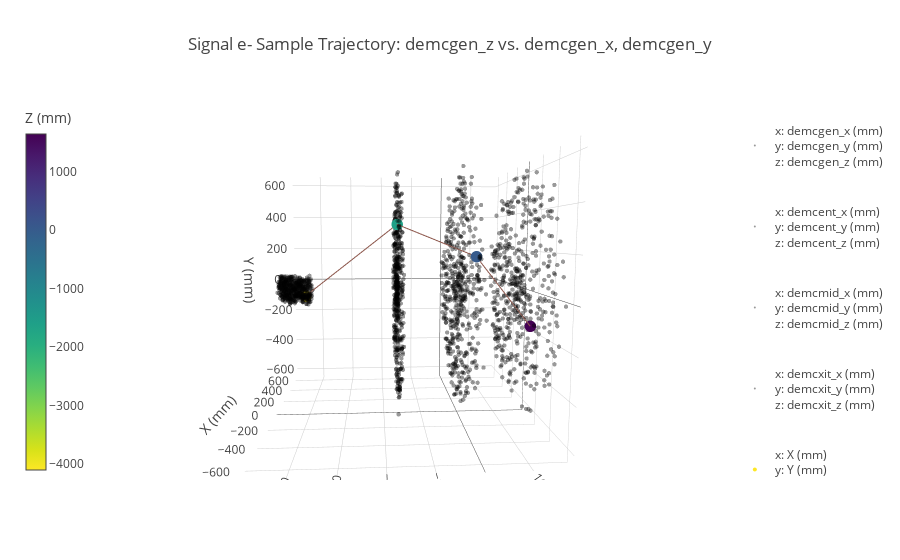

The cell this chart's notebook holds for it:
### Code cell
gen_electron_plot(inline=True);

### Figure 1 — Plotly figure (JSON) as saved in the notebook; plotly's stock layout.template omitted (floating-point values rounded to 4 significant figures; data arrays with more than 128 entries replaced by an {"elided": "..."} marker saying what was removed)
{"data": [{"marker": {"cauto": false, "cmax": -10000, "cmin": -10000, "color": {"elided": "500 float values"}, "colorbar": {"thickness": 20, "title": "demcgen_z (mm)", "x": 0, "y": 0.5}, "colorscale": "Greys", "opacity": 0.4, "reversescale": true, "showscale": false, "size": 1.5}, "mode": "markers", "name": "<br>x: demcgen_x (mm)<br>y: demcgen_y (mm)<br>z: demcgen_z (mm)<br>", "type": "scatter3d", "uid": "dfdd75c3-7f5e-4107-9184-b9aded35df30", "x": {"elided": "500 float values"}, "y": {"elided": "500 float values"}, "z": {"elided": "500 float values"}}, {"marker": {"cauto": false, "cmax": -10000, "cmin": -10000, "color": {"elided": "500 float values"}, "colorbar": {"thickness": 20, "title": "demcent_z (mm)", "x": 0, "y": 0.5}, "colorscale": "Greys", "opacity": 0.4, "reversescale": true, "showscale": false, "size": 1.5}, "mode": "markers", "name": "<br>x: demcent_x (mm)<br>y: demcent_y (mm)<br>z: demcent_z (mm)<br>", "type": "scatter3d", "uid": "816535e4-7015-4943-bee0-f4c51e7cd0e4", "x": {"elided": "500 float values"}, "y": {"elided": "500 float values"}, "z": {"elided": "500 float values"}}, {"marker": {"cauto": false, "cmax": -10000, "cmin": -10000, "color": {"elided": "500 float values"}, "colorbar": {"thickness": 20, "title": "demcmid_z (mm)", "x": 0, "y": 0.5}, "colorscale": "Greys", "opacity": 0.4, "reversescale": true, "showscale": false, "size": 1.5}, "mode": "markers", "name": "<br>x: demcmid_x (mm)<br>y: demcmid_y (mm)<br>z: demcmid_z (mm)<br>", "type": "scatter3d", "uid": "9ca18ac6-dd0d-42e5-8254-bc934d727f36", "x": {"elided": "500 float values"}, "y": {"elided": "500 float values"}, "z": {"elided": "500 float values"}}, {"marker": {"cauto": false, "cmax": -10000, "cmin": -10000, "color": {"elided": "500 float values"}, "colorbar": {"thickness": 20, "title": "demcxit_z (mm)", "x": 0, "y": 0.5}, "colorscale": "Greys", "opacity": 0.4, "reversescale": true, "showscale": false, "size": 1.5}, "mode": "markers", "name": "<br>x: demcxit_x (mm)<br>y: demcxit_y (mm)<br>z: demcxit_z (mm)<br>", "type": "scatter3d", "uid": "caa25a70-295e-4706-b118-a14ec7f8febe", "x": {"elided": "500 float values"}, "y": {"elided": "500 float values"}, "z": {"elided": "500 float values"}}, {"marker": {"cauto": false, "cmax": 1639.0, "cmin": -4100.0, "color": [-4100.0, -1631.0, 10.09, 1639.0], "colorbar": {"thickness": 20, "title": "Z (mm)", "x": -0.1, "y": 0.5}, "colorscale": "Viridis", "opacity": 1, "reversescale": true, "showscale": true, "size": 4}, "mode": "markers", "name": "<br>x: X (mm)<br>y: Y (mm)<br>z: Z (mm)<br>", "type": "scatter3d", "uid": "ffa4cd0b-9046-4904-b8bb-fa9ae509fd5a", "x": [63.46, 21.21, -417.8, -203.3], "y": [-38.24, 335.7, 186.0, -160.5], "z": [-4100.0, -1631.0, 10.09, 1639.0]}, {"mode": "lines", "type": "scatter3d", "uid": "c6ed1478-c741-480e-8a40-5965bac058a0", "x": [63.46, 21.21, -417.8, -203.3], "y": [-38.24, 335.7, 186.0, -160.5], "z": [-4100.0, -1631.0, 10.09, 1639.0]}], "layout": {"dragmode": "orbit", "scene": {"camera": {"center": {"x": 0, "y": 0, "z": 0}, "eye": {"x": -1.8, "y": 0.2, "z": -0.1}, "up": {"x": 0, "y": 1, "z": 0}}, "xaxis": {"title": "X (mm)"}, "yaxis": {"title": "Y (mm)"}, "zaxis": {"title": "Z (mm)"}}, "showlegend": true, "title": "Signal e- Sample Trajectory: demcgen_z vs. demcgen_x, demcgen_y"}}
